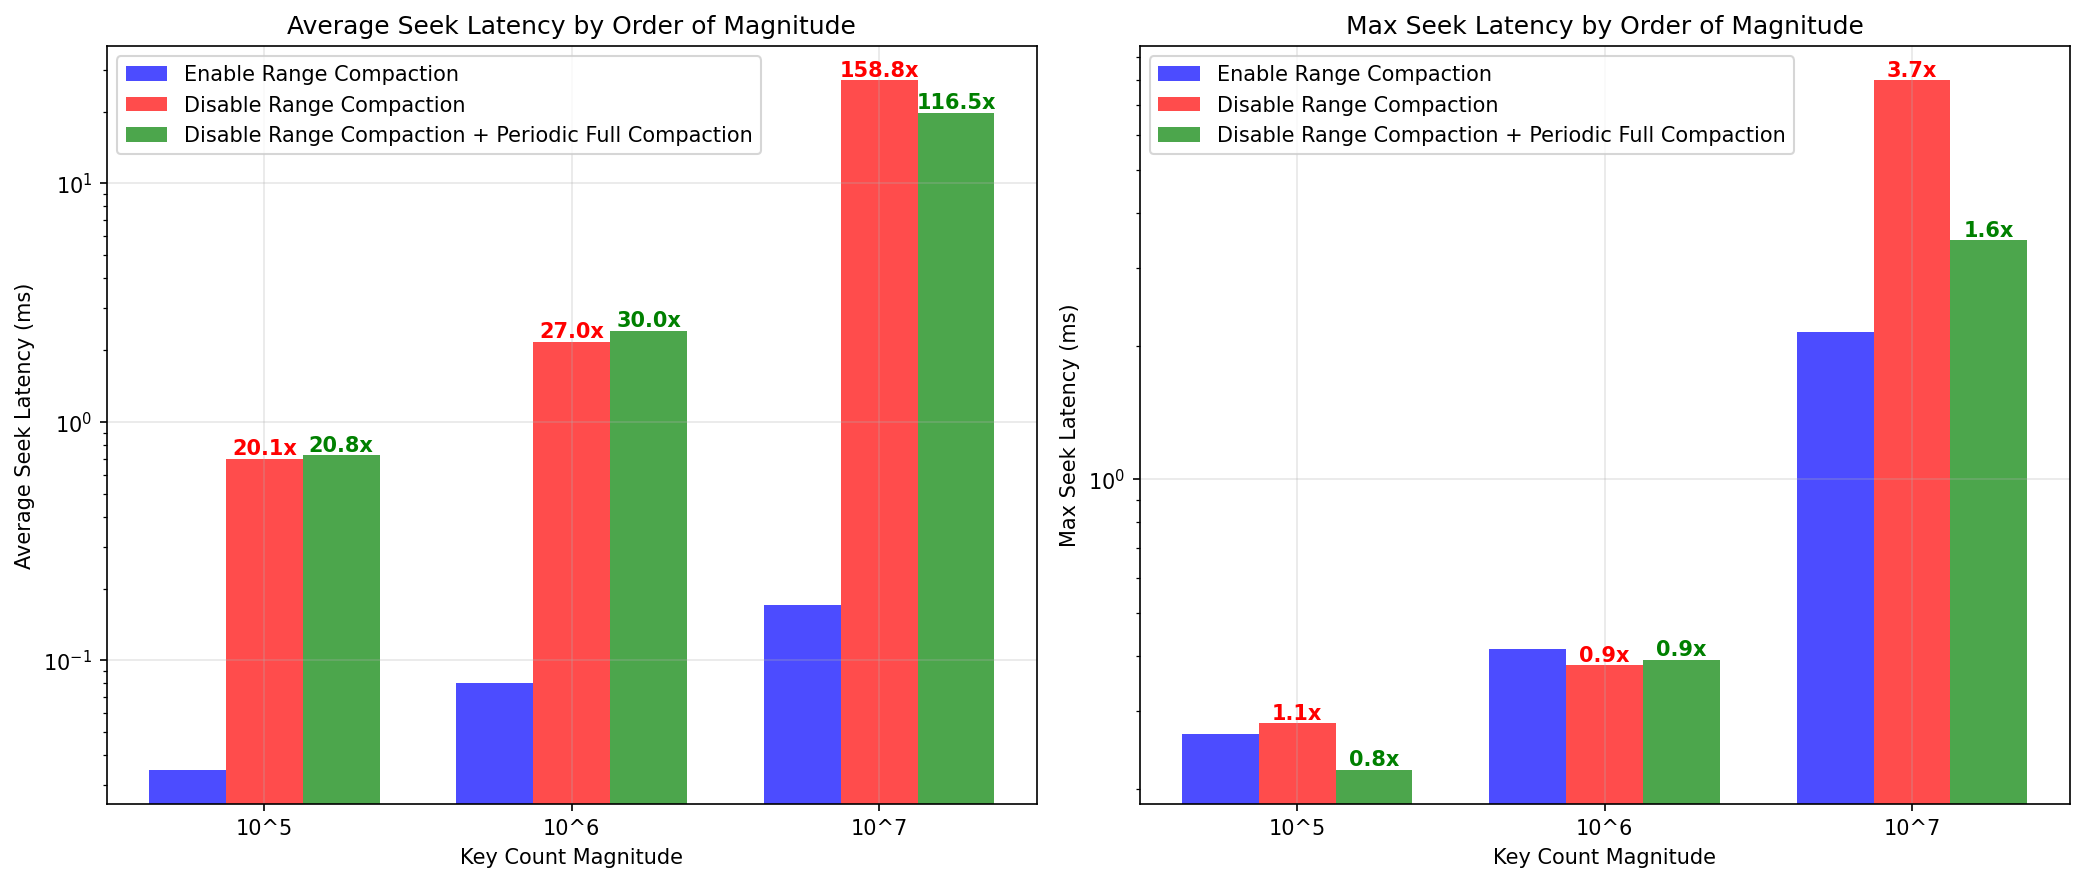

This figure's Python source:
import glob
import os

import matplotlib.pyplot as plt
import pandas as pd

# Experiment folder paths
experiment_folders = {
    "Enable Range Compaction": "100M-20:8:1:enable-range-compaction:disable-peridioc-full-compaction",
    "Disable Range Compaction": "100M-20:8:1:disable-range-compaction:disable-peridioc-full-compaction",
    "Disable Range Compaction + Periodic Full Compaction": "100M-20:8:1:disable-range-compaction:enable-peridioc-full-compaction",
}


def parse_latency_value(value_str):
    """Parse latency value from string to microseconds"""
    if pd.isna(value_str) or value_str == "0" or value_str == 0:
        return 0

    value_str = str(value_str).strip()
    if "µs" in value_str:
        return float(value_str.replace(" µs", "").replace("µs", ""))
    elif "ms" in value_str:
        return float(value_str.replace(" ms", "").replace("ms", "")) * 1000
    elif "ns" in value_str:
        return float(value_str.replace(" ns", "").replace("ns", "")) / 1000
    elif (
        "s" in value_str
        and "µs" not in value_str
        and "ms" not in value_str
        and "ns" not in value_str
    ):
        return float(value_str.replace(" s", "").replace("s", "")) * 1000000
    else:
        # Try to parse as plain number (assume microseconds)
        try:
            return float(value_str)
        except ValueError:
            return 0


def read_csv_data(folder_path, file_pattern):
    """Read CSV data from experiment folder"""
    files = glob.glob(os.path.join(folder_path, file_pattern))
    if not files:
        return None

    df = pd.read_csv(files[0])
    return df


def get_experiment_data():
    """Extract seek latency and key count data from experiment folders at different magnitudes"""
    data = {}

    # Target magnitudes to analyze (based on actual data range)
    target_magnitudes = [10**5, 10**6, 10**7]  # 100K, 1M, 10M

    # Get key count data from one experiment (they should all be the same)
    key_count_folder = list(experiment_folders.values())[0]
    key_count_df = read_csv_data(
        key_count_folder, "KeyTable Estimated number of keys*.csv"
    )

    if key_count_df is None:
        return {}

    key_count_col = key_count_df.columns[1]

    # Get seek latency data from each experiment
    for experiment_name, folder_name in experiment_folders.items():
        avg_latency_df = read_csv_data(folder_name, "Seek average latency*.csv")
        max_latency_df = read_csv_data(folder_name, "Seek max latency*.csv")

        if avg_latency_df is None or max_latency_df is None:
            continue

        avg_latency_col = avg_latency_df.columns[1]
        max_latency_col = max_latency_df.columns[1]

        # Extract data at target magnitudes
        magnitude_data = {}

        for target_mag in target_magnitudes:
            # Find the closest point where key count reaches this magnitude
            closest_idx = None
            min_diff = float("inf")

            key_counts = key_count_df[key_count_col].values
            for i, key_count in enumerate(key_counts):
                if key_count >= target_mag:
                    diff = abs(key_count - target_mag)
                    if diff < min_diff:
                        min_diff = diff
                        closest_idx = i
                    break

            # Handle cases where files have different lengths
            if closest_idx is not None and closest_idx < len(key_count_df):
                # Use the closest available index for each file
                avg_idx = (
                    min(closest_idx, len(avg_latency_df) - 1)
                    if len(avg_latency_df) > 0
                    else None
                )
                max_idx = (
                    min(closest_idx, len(max_latency_df) - 1)
                    if len(max_latency_df) > 0
                    else None
                )

                if avg_idx is not None and max_idx is not None:
                    avg_latency_val = parse_latency_value(
                        avg_latency_df[avg_latency_col].iloc[avg_idx]
                    )
                    max_latency_val = parse_latency_value(
                        max_latency_df[max_latency_col].iloc[max_idx]
                    )
                    actual_key_count = key_count_df[key_count_col].iloc[closest_idx]

                    magnitude_data[f"10^{len(str(target_mag)) - 1}"] = {
                        "avg_latency_us": avg_latency_val,
                        "max_latency_us": max_latency_val,
                        "key_count": actual_key_count,
                        "target_magnitude": target_mag,
                    }

        data[experiment_name] = magnitude_data

    return data


# Get data from experiment folders
experiment_data = get_experiment_data()

# Create visualization showing performance multipliers across magnitudes
fig, (ax1, ax2) = plt.subplots(1, 2, figsize=(14, 6))

magnitudes = ["10^5", "10^6", "10^7"]
experiments = list(experiment_data.keys())

# Prepare data for plotting
enable_avg_latencies = []
enable_max_latencies = []
disable_no_periodic_avg = []
disable_no_periodic_max = []
disable_with_periodic_avg = []
disable_with_periodic_max = []

enable_data = experiment_data.get("Enable Range Compaction", {})
disable_no_data = experiment_data.get("Disable Range Compaction", {})
disable_with_data = experiment_data.get("Disable Range Compaction + Periodic Full Compaction", {})

for mag in magnitudes:
    # Get latencies for each configuration at this magnitude
    enable_avg = (
        enable_data.get(mag, {}).get("avg_latency_us", 0) / 1000
    )  # Convert to ms
    enable_max = enable_data.get(mag, {}).get("max_latency_us", 0) / 1000

    disable_no_avg = disable_no_data.get(mag, {}).get("avg_latency_us", 0) / 1000
    disable_no_max = disable_no_data.get(mag, {}).get("max_latency_us", 0) / 1000

    disable_with_avg = disable_with_data.get(mag, {}).get("avg_latency_us", 0) / 1000
    disable_with_max = disable_with_data.get(mag, {}).get("max_latency_us", 0) / 1000

    enable_avg_latencies.append(enable_avg)
    enable_max_latencies.append(enable_max)
    disable_no_periodic_avg.append(disable_no_avg)
    disable_no_periodic_max.append(disable_no_max)
    disable_with_periodic_avg.append(disable_with_avg)
    disable_with_periodic_max.append(disable_with_max)

# Plot 1: Average Seek Latency across magnitudes
width = 0.25
x = range(len(magnitudes))

ax1.bar(
    [i - width for i in x],
    enable_avg_latencies,
    width,
    label="Enable Range Compaction",
    color="blue",
    alpha=0.7,
)
ax1.bar(
    x,
    disable_no_periodic_avg,
    width,
    label="Disable Range Compaction",
    color="red",
    alpha=0.7,
)
ax1.bar(
    [i + width for i in x],
    disable_with_periodic_avg,
    width,
    label="Disable Range Compaction + Periodic Full Compaction",
    color="green",
    alpha=0.7,
)

# Add multiplier annotations
for i in range(len(magnitudes)):
    if enable_avg_latencies[i] > 0:
        multiplier_no = disable_no_periodic_avg[i] / enable_avg_latencies[i]
        multiplier_with = disable_with_periodic_avg[i] / enable_avg_latencies[i]

        ax1.text(
            i,
            disable_no_periodic_avg[i],
            f"{multiplier_no:.1f}x",
            ha="center",
            va="bottom",
            fontweight="bold",
            color="red",
        )
        ax1.text(
            i + width,
            disable_with_periodic_avg[i],
            f"{multiplier_with:.1f}x",
            ha="center",
            va="bottom",
            fontweight="bold",
            color="green",
        )

ax1.set_xlabel("Key Count Magnitude")
ax1.set_ylabel("Average Seek Latency (ms)")
ax1.set_title("Average Seek Latency by Order of Magnitude")
ax1.set_xticks(x)
ax1.set_xticklabels(magnitudes)
ax1.set_yscale("log")
ax1.legend()
ax1.grid(True, alpha=0.3)

# Plot 2: Max Seek Latency across magnitudes
ax2.bar(
    [i - width for i in x],
    enable_max_latencies,
    width,
    label="Enable Range Compaction",
    color="blue",
    alpha=0.7,
)
ax2.bar(
    x,
    disable_no_periodic_max,
    width,
    label="Disable Range Compaction",
    color="red",
    alpha=0.7,
)
ax2.bar(
    [i + width for i in x],
    disable_with_periodic_max,
    width,
    label="Disable Range Compaction + Periodic Full Compaction",
    color="green",
    alpha=0.7,
)

# Add multiplier annotations
for i in range(len(magnitudes)):
    if enable_max_latencies[i] > 0:
        multiplier_no = disable_no_periodic_max[i] / enable_max_latencies[i]
        multiplier_with = disable_with_periodic_max[i] / enable_max_latencies[i]

        ax2.text(
            i,
            disable_no_periodic_max[i],
            f"{multiplier_no:.1f}x",
            ha="center",
            va="bottom",
            fontweight="bold",
            color="red",
        )
        ax2.text(
            i + width,
            disable_with_periodic_max[i],
            f"{multiplier_with:.1f}x",
            ha="center",
            va="bottom",
            fontweight="bold",
            color="green",
        )

ax2.set_xlabel("Key Count Magnitude")
ax2.set_ylabel("Max Seek Latency (ms)")
ax2.set_title("Max Seek Latency by Order of Magnitude")
ax2.set_xticks(x)
ax2.set_xticklabels(magnitudes)
ax2.set_yscale("log")
ax2.legend()
ax2.grid(True, alpha=0.3)

plt.tight_layout()
plt.savefig("seek_latency_over_key_count.png", dpi=150, bbox_inches="tight")
print("Chart saved as 'seek_latency_over_key_count.png'")
plt.close()  # Close instead of show to avoid display issues

# Print summary by magnitude
print("Performance Analysis by Order of Magnitude:")
print("=" * 60)

enable_data = experiment_data.get("Enable Range Compaction", {})
disable_no_data = experiment_data.get("Disable Range Compaction", {})
disable_with_data = experiment_data.get("Disable Range Compaction + Periodic Full Compaction", {})

for mag in magnitudes:
    print(f"\n{mag} Keys:")
    print("-" * 20)

    enable_mag_data = enable_data.get(mag, {})
    disable_no_mag_data = disable_no_data.get(mag, {})
    disable_with_mag_data = disable_with_data.get(mag, {})

    if enable_mag_data and disable_no_mag_data:
        enable_avg = enable_mag_data.get("avg_latency_us", 0)
        enable_max = enable_mag_data.get("max_latency_us", 0)
        disable_no_avg = disable_no_mag_data.get("avg_latency_us", 0)
        disable_no_max = disable_no_mag_data.get("max_latency_us", 0)
        disable_with_avg = disable_with_mag_data.get("avg_latency_us", 0)
        disable_with_max = disable_with_mag_data.get("max_latency_us", 0)

        print(f"Key Count: ~{enable_mag_data.get('key_count', 0):,}")
        print()
        print("Average Seek Latency:")
        print(f"  Enable Range Compaction:     {enable_avg:6.1f} µs")
        print(
            f"  Disable (No Periodic):       {disable_no_avg:6.1f} µs  ({disable_no_avg / enable_avg:.1f}x worse)"
        )
        print(
            f"  Disable (With Periodic):     {disable_with_avg:6.1f} µs  ({disable_with_avg / enable_avg:.1f}x worse)"
        )
        print()
        print("Max Seek Latency:")
        print(f"  Enable Range Compaction:     {enable_max:6.1f} µs")
        print(
            f"  Disable (No Periodic):       {disable_no_max:6.1f} µs  ({disable_no_max / enable_max:.1f}x worse)"
        )
        print(
            f"  Disable (With Periodic):     {disable_with_max:6.1f} µs  ({disable_with_max / enable_max:.1f}x worse)"
        )

print("\n" + "=" * 60)
print("Summary: Range Compaction shows consistent performance benefits")
print("across all orders of magnitude, with improvements ranging from")
print("several times to hundreds of times better latency.")
